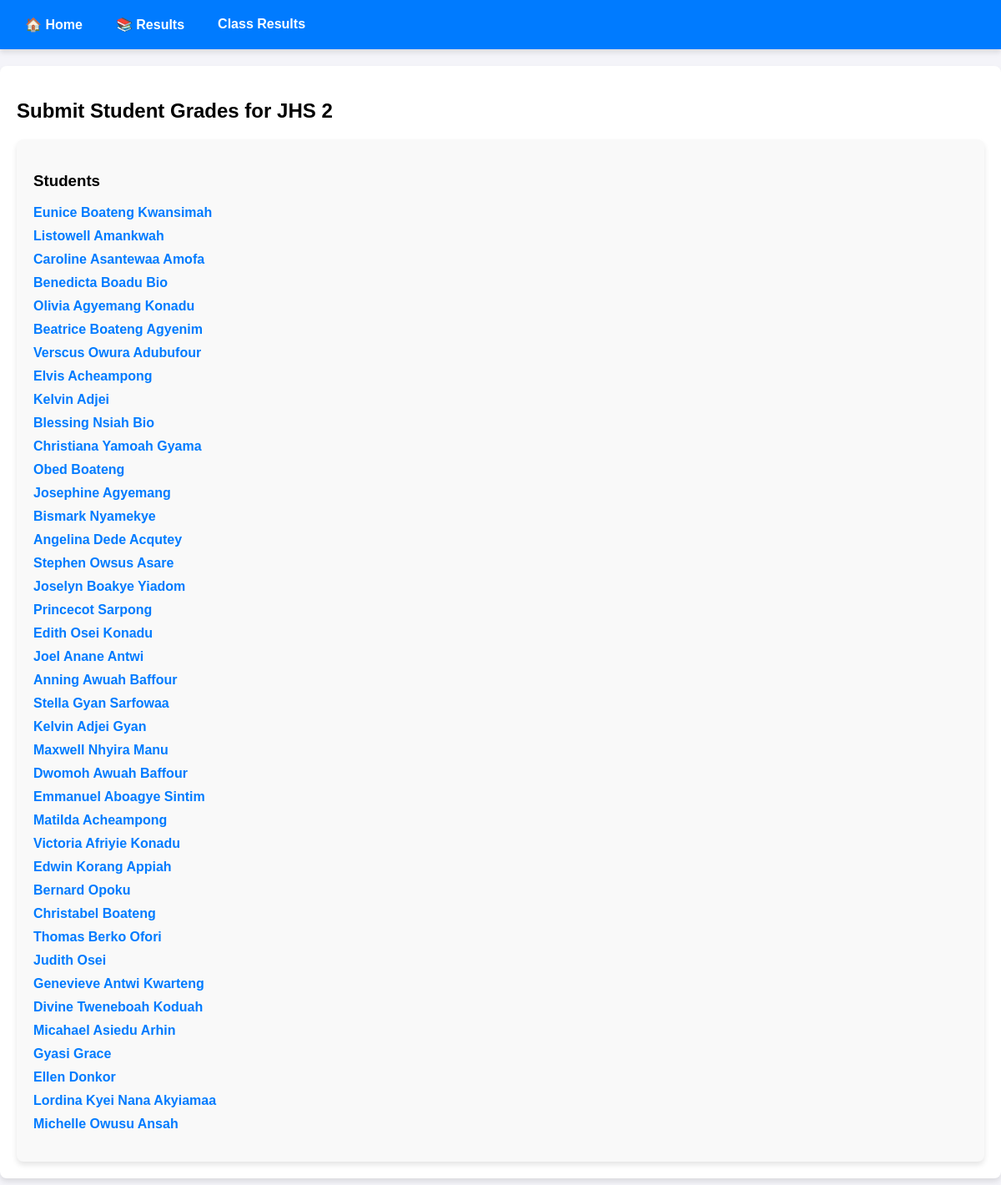
The app's page /results/jhs-2/add with its own data.
### grades/models.py (models this page shows, shortened)
class ClassName(models.Model):
    name = models.CharField(max_length=50)
    teacher = models.CharField(max_length=50)
    slug = models.SlugField(null=True, editable=False, db_index=True)
    class Meta:
        verbose_name_plural = "Class Names"

class Student(models.Model):
    GENDER_CHOICES = [
        ('M', 'Male'),
        ('F', 'Female'),
    ]
    first_name = models.CharField(max_length=50)
    last_name = models.CharField(max_length=50)
    class_name = models.ForeignKey(ClassName, on_delete=models.CASCADE, null=True)
    gender = models.CharField(max_length=1, choices=GENDER_CHOICES)

### grades/views.py (the view, shortened to what this page needs)
# urls.py: path("results/<slug:slug>/add", views.add_result, name="add-results"),
def add_result(request, slug):
    class_name = get_object_or_404(ClassName, slug=slug)
    class_students = Student.objects.filter(class_name=class_name)
    if 'jhs' in slug:
        subjects = Subject.objects.filter(class_name__name__icontains='JHS')
    else:
         subjects = Subject.objects.filter(class_name__slug=slug)
    return render(request, "grades/add-results.html", {"students": class_students, "subjects": subjects, "class_name": class_name})

### grades/templates/grades/add-results.html (shortened to what this page needs)
{% extends "grades/base.html" %}
{% load static %}
{% block css_files %}
<link rel="stylesheet" href="{% static "grades/css/add-results.css" %}">
{% endblock css_files %}
{% block content %}
<nav class="nav-links">
  <a href="{% url 'index' %}" class="nav-link">🏠 Home</a>
  <a href="{% url 'results' %}" class="nav-link">📚 Results</a>
  <a href="{% url 'class-results' class_name.slug %}" class="nav-link">Class Results</a>
</nav>
<div class="container">
  <h2>Submit Student Grades for {{ class_name.name }}</h2>
  <div class="horizontal-layout">
    <div class="student-list">
      <h3>Students</h3>
      <ul>
        {% for student in students %}
          <li>
            <a href="#" class="student-link" data-student-id="{{ student.id }}">
              {{ student.first_name }} {{ student.last_name }}
            </a>
          </li>
        {% endfor %}
      </ul>
    </div>
  </div>
</div>
{% endblock content %}

### grades/static/grades/css/add-results.css (style rules this page uses)
body { font-family: Arial, sans-serif; margin: 0; padding: 0; background-color: #f4f4f9; }
.container { max-width: 1200px; margin: 20px auto; padding: 20px; background-color: #fff; border-radius: 8px; box-shadow: 0 4px 6px rgba(0, 0, 0, 0.1); }
.nav-links { display: flex; justify-content: flex-start; background-color: #007bff; padding: 10px 20px; box-shadow: 0 4px 6px rgba(0, 0, 0, 0.1); }
.nav-link { color: #fff; text-decoration: none; font-size: 16px; font-weight: bold; margin-right: 20px; padding: 10px; border-radius: 4px; transition: background-color 0.3s ease; }
.horizontal-layout { display: flex; gap: 20px; margin-top: 20px; }
.student-list { flex: 1; background-color: #f9f9f9; padding: 20px; border-radius: 8px; box-shadow: 0 4px 6px rgba(0, 0, 0, 0.1); }
.student-list ul { list-style: none; padding: 0; }
.student-list li { margin-bottom: 10px; }
.student-link { text-decoration: none; color: #007bff; font-weight: bold; }

### records on screen
ClassName: name "JHS 2"
Student: first_name "Eunice", last_name "Boateng Kwansimah"
Student: first_name "Listowell", last_name "Amankwah"
Student: first_name "Caroline", last_name "Asantewaa Amofa"
Student: first_name "Benedicta", last_name "Boadu Bio"
Student: first_name "Olivia", last_name "Agyemang Konadu"
Student: first_name "Beatrice", last_name "Boateng Agyenim"
Student: first_name "Verscus", last_name "Owura Adubufour"
Student: first_name "Elvis", last_name "Acheampong"
Student: first_name "Kelvin", last_name "Adjei"
Student: first_name "Blessing", last_name "Nsiah Bio"
Student: first_name "Christiana", last_name "Yamoah Gyama"
Student: first_name "Obed", last_name "Boateng"
Student: first_name "Josephine", last_name "Agyemang"
Student: first_name "Bismark", last_name "Nyamekye"
Student: first_name "Angelina", last_name "Dede Acqutey"
Student: first_name "Stephen", last_name "Owsus Asare"
Student: first_name "Joselyn", last_name "Boakye Yiadom"
Student: first_name "Princecot", last_name "Sarpong"
Student: first_name "Edith", last_name "Osei Konadu"
Student: first_name "Joel", last_name "Anane Antwi"
Student: first_name "Anning", last_name "Awuah Baffour"
Student: first_name "Stella", last_name "Gyan Sarfowaa"
Student: first_name "Kelvin", last_name "Adjei Gyan"
Student: first_name "Maxwell", last_name "Nhyira Manu"
Student: first_name "Dwomoh", last_name "Awuah Baffour"
Student: first_name "Emmanuel", last_name "Aboagye Sintim"
Student: first_name "Matilda", last_name "Acheampong"
Student: first_name "Victoria", last_name "Afriyie Konadu"
Student: first_name "Edwin", last_name "Korang Appiah"
Student: first_name "Bernard", last_name "Opoku"
Student: first_name "Christabel", last_name "Boateng"
Student: first_name "Thomas", last_name "Berko Ofori"
Student: first_name "Judith", last_name "Osei"
Student: first_name "Genevieve", last_name "Antwi Kwarteng"
Student: first_name "Divine", last_name "Tweneboah Koduah"
Student: first_name "Micahael", last_name "Asiedu Arhin"
Student: first_name "Gyasi", last_name "Grace"
Student: first_name "Ellen", last_name "Donkor"
Student: first_name "Lordina", last_name "Kyei Nana Akyiamaa"
Student: first_name "Michelle", last_name "Owusu Ansah"
